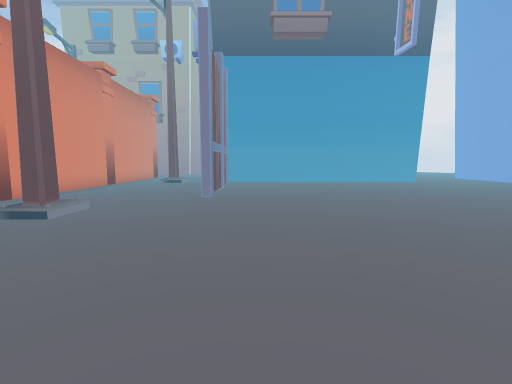
[1] (above)

24 first-person views from a walk through a Unity game level. The camera is 1.3 m above the floor, tilts 6° down and sees 85° across. The floor is counted in squares, 2 m on a side. Each view is taken from the middle of a square. On the plan, view 1 faces up. The plan holds only what a view shows up to about 9 squares ahead; the rest is blank. The place goes on beyond the plan. Some animated figures are not drawn.

[2]
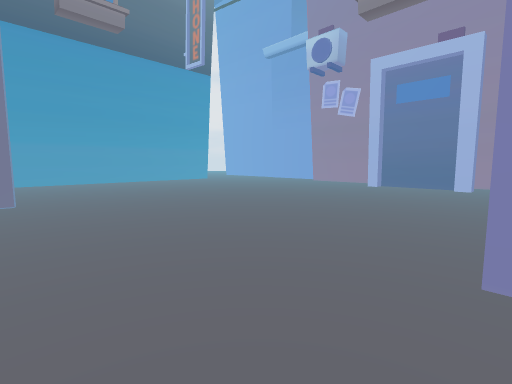

[3]
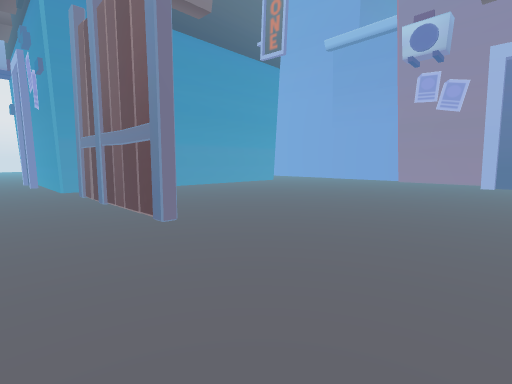

[4]
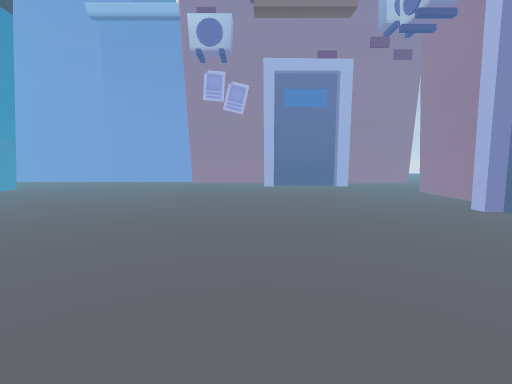

[5]
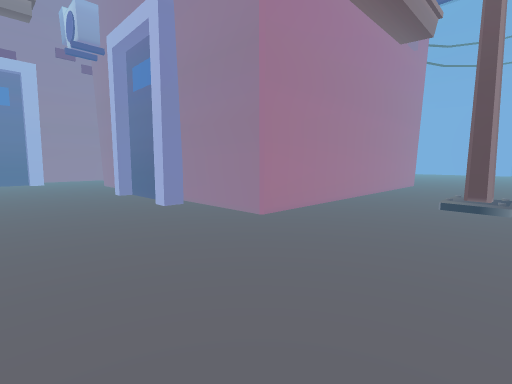

[6]
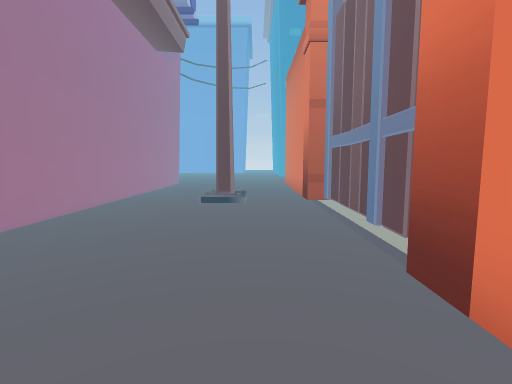

[7]
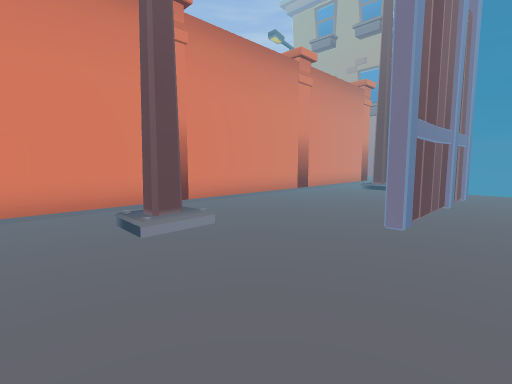

[8]
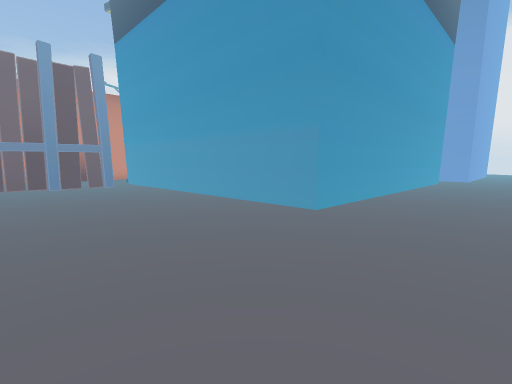

[9]
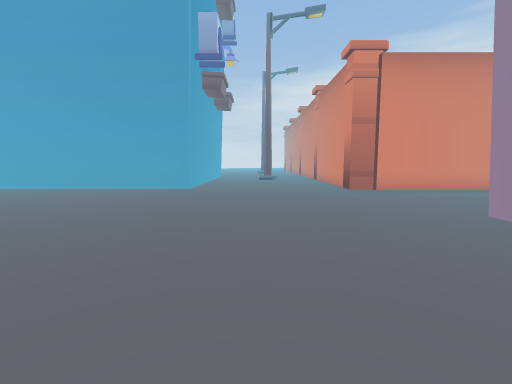

[10]
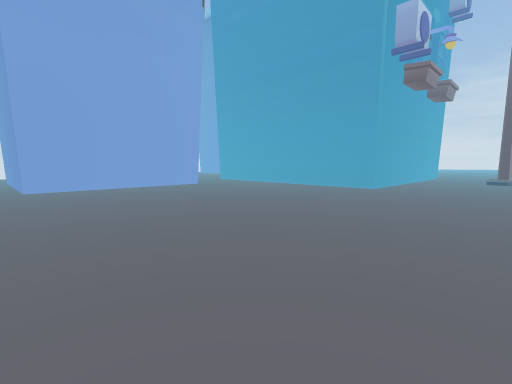

[11]
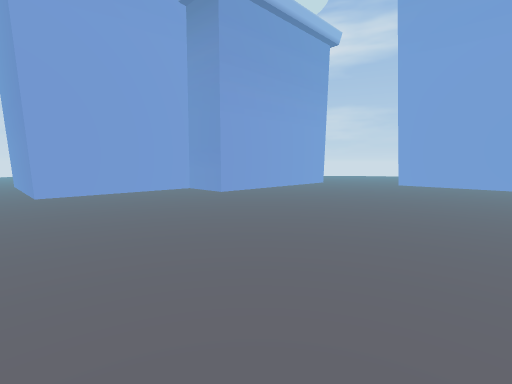

[12]
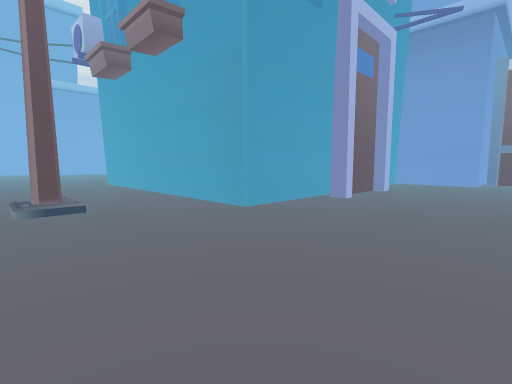

[13]
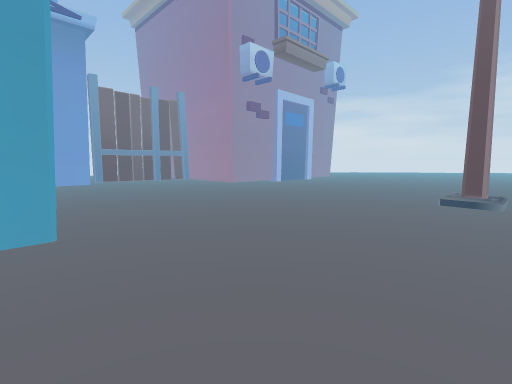

[14]
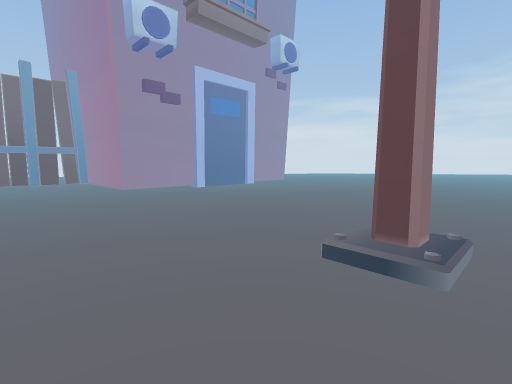

[15]
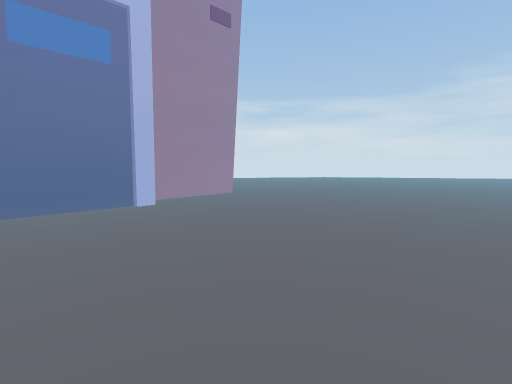

[16]
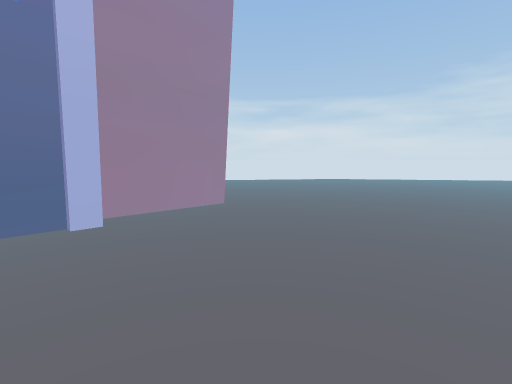

[17]
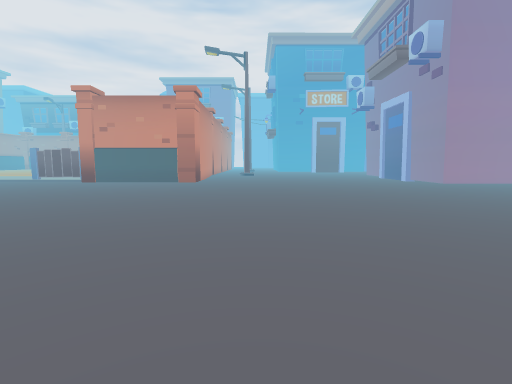

[18]
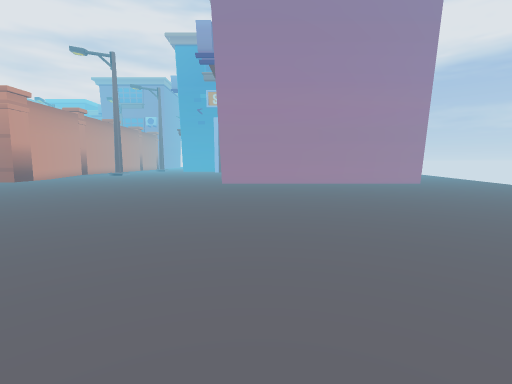

[19]
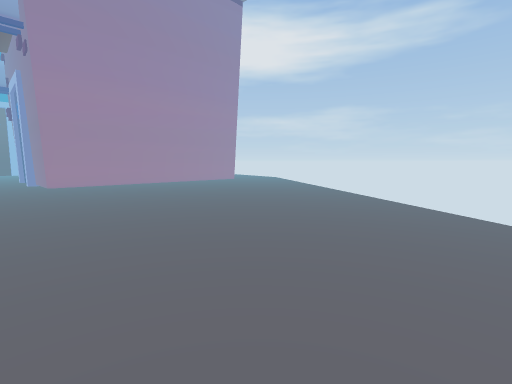

[20]
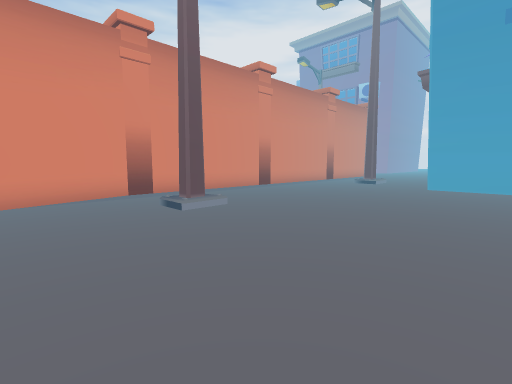

[21]
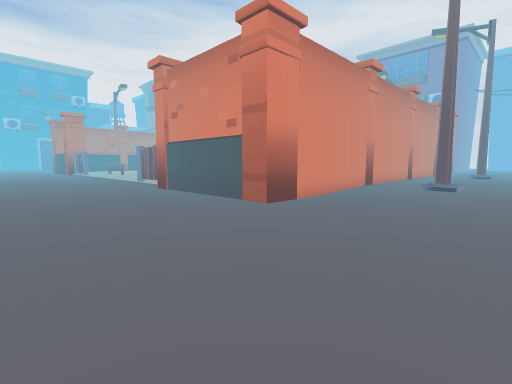

[22]
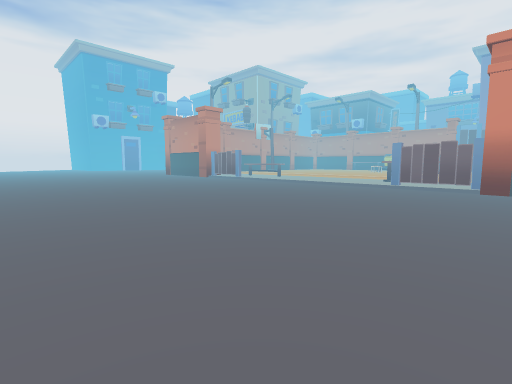

[23]
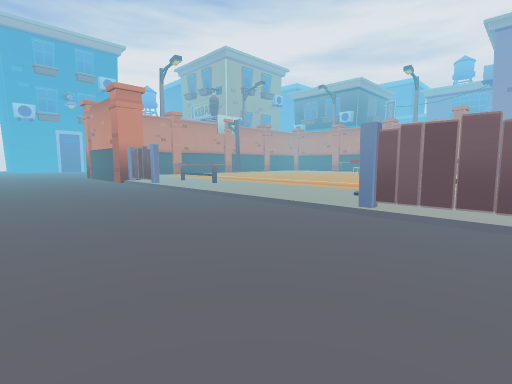

[24]
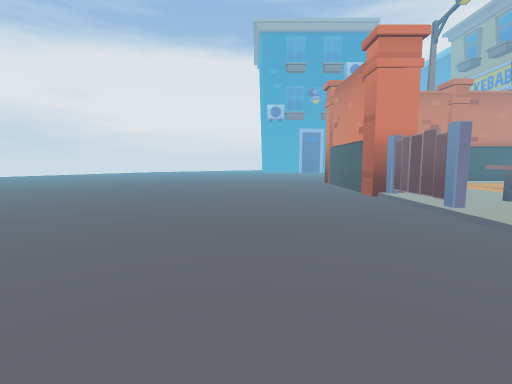

### Floor plan
Points are (right, up) in squares from view 1. A wall is a line through its corners. A room is listed if a view was taken in it or the views show most of it. See-through windows are left out.
Room 1 (views 1, 2, 3, 4, 5, 6, 7, 8)
walls: (-0.9, 4.3) (-0.9, 7.3); (-0.7, 7.3) (-0.7, 4.3); (5.8, 2.8) (5.8, 4.6); (1.4, -0.2) (2.5, -0.2); (3, -0.2) (4.5, -0.2); (7.3, 4.9) (7.3, 10.1); (5.8, 1) (5.8, 2.6); (-1.2, 9.6) (-1.2, 11); (-0.9, -0.2) (0.7, -0.2) (0.7, 0.2); (4.4, 11.5) (4.4, 7.6) (-0.9, 7.6) (-0.9, 10); (-3.8, 10.9) (-3.8, 0.5)
ways out: opening at (-2.5, 0) to room 2; opening at (5, 0); gap at (-1, 7)
Room 2 (views 9, 10, 11, 12, 13, 14, 15, 16, 17, 18, 19, 20, 21, 22, 23, 24)
walls: (-17.5, -2.3) (-17.5, -0.4); (-16.3, 4.3) (-16.3, 6.2); (-17.5, 5.4) (-17.5, 7.3) (-17.7, 7.3) (-17.7, 11); (-9.4, -11.6) (-9.4, -9.4) (-4, -9.4) (-4, -13.8); (-4, 0.2) (-4, -2.3); (-3.8, -2.1) (-3.8, -6) (-17.7, -6) (-17.7, -2.1); (-9.4, -13.2) (-9.4, -12.1); (-12.1, 10.6) (-13.5, 10.6); (-14.1, -15.3) (-9.2, -15.3); (-9.4, -14.9) (-9.4, -14.2); (-0.9, -5.6) (-0.9, -0.2); (-19.5, -17.5) (-19.5, -13) (-14.1, -13) (-14.1, -14.9); (-2.4, -13.5) (1.4, -13.5); (3.3, -13.1) (3.3, -9.4) (4.5, -9.4) (4.5, -6.6)
low walls: (-14.2, -7.9) (-14.2, -7.4); (-16, 4.3) (-16.5, 4.3) (-16.5, 5.4); (-16.5, 5.8) (-16.5, 6.3); (-8.2, -7.9) (-8.2, -7.4)
ways out: opening at (-2.5, 0) to room 1; opening at (-20, -18.5); opening at (-10, -15); opening at (-3, -14); opening at (2.5, -12.5); opening at (4, -6)

Positions as (right, up) in squares from view 1, and headings:
1: (0, 0), facing up
2: (-1, 0), facing up-right
3: (-2, 2), facing up-right
4: (-1, 3), facing right
5: (-3, 2), facing down-right
6: (-3, 2), facing down
7: (0, 2), facing up-left
8: (6, 5), facing up-left
9: (2, -8), facing left
10: (2, -7), facing down-left
11: (-1, -6), facing down-right
12: (-12, -7), facing down-right
13: (-9, -7), facing down-left
14: (-12, -7), facing down-left
15: (-16, -9), facing down-left
16: (-17, -10), facing down-left
17: (-27, -8), facing right
18: (-27, -14), facing right
19: (-27, -12), facing down-right
20: (-16, -11), facing up-right
21: (-21, -9), facing up-right
22: (-25, -3), facing up-right
23: (-21, -2), facing up-right
24: (-20, 2), facing up
